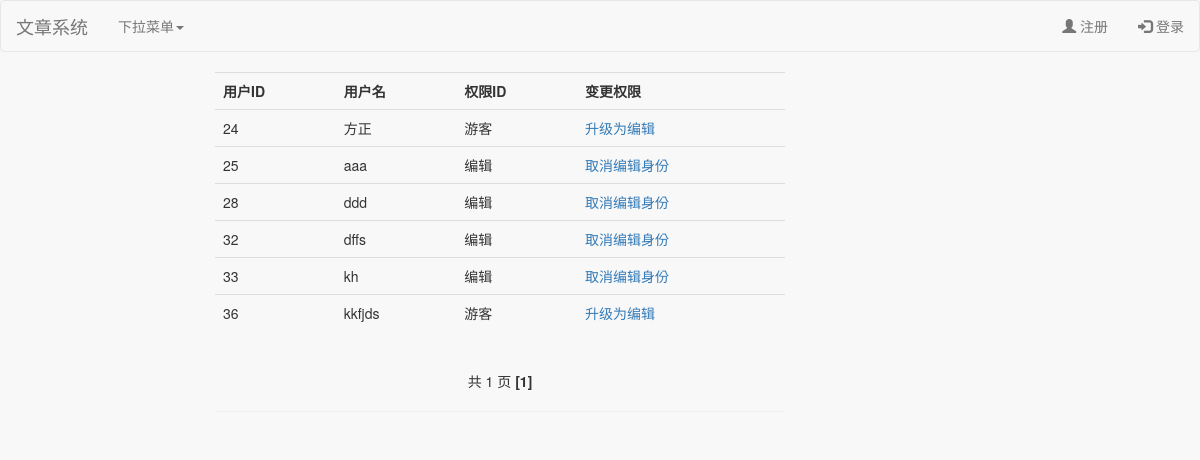
Screenshot of /add_editor.php with the database file from the repository.
### tables this page shows
CREATE TABLE `user` (
  `user_id` int(10) NOT NULL,
  `user_name` varchar(100) NOT NULL,
  `password` varchar(100) NOT NULL,
  `phone` varchar(100) DEFAULT NULL,
  `address` varchar(255) DEFAULT NULL,
  `role_type` int(1) DEFAULT '1'
);

CREATE TABLE `roles` (
  `id` int(10) UNSIGNED NOT NULL,
  `role_type` int(10) NOT NULL,
  `role_name` varchar(30) NOT NULL
);

### model/base_model.class.php (called while the page is built, shortened)
<?php
class Base_Model
{
    private $host_name = HOST;
    private $user_name = USER;
    private $password = PASS;
    private $db_name = DB_NAME;
    public $conn;
    function __construct()
    {
        $config = mysqli_connect($this->host_name, $this->user_name, $this->password);
        $this->conn = $config;
        $res = mysqli_select_db($config, $this->db_name);
    }
    function query($sql)
    {
        return mysqli_query($this->conn, $sql);
    }
    function fetch_all($sql)
    {
        $result = mysqli_query($this->conn, $sql);
        $data = array();
        if ($result && mysqli_num_rows($result) > 0) {
            while ($row = mysqli_fetch_assoc($result)) {
                $data[] = $row;
            }
        }
        return $data;
    }
}

### model/user_model.class.php (called while the page is built, shortened)
<?php
require_once 'base_model.class.php';
class User_Model extends Base_Model
{
    function get_general_user_info($type)
    {
        $sql = "SELECT * FROM user WHERE role_type<=$type";
        $user_info = $this->fetch_all($sql);
        return $user_info;
    }
    function get_limit_user_info($start, $end, $type)
    {
        $news_info = $this->fetch_all("select * from user where role_type<=$type limit $start,$end");
        return $news_info;
    }
    function get_role_name($role_type)
    {
        $role_type = mysqli_real_escape_string($this->conn, $role_type);
        $sql = "select role_name from roles where role_type=$role_type";
        $result = $this->query($sql);
        $role_name = mysqli_fetch_array($result);
        return $role_name['role_name'];
    }
}

### add_editor.php (the view, shortened to what this page needs)
<!DOCTYPE html>
<html>
<head>
    <link href="./lib/bootstrap_demo/vendor/bootstrap/css/bootstrap.min.css" rel="stylesheet">
    <link href="./lib/bootstrap_demo/vendor/metisMenu/metisMenu.min.css" rel="stylesheet">
    <link href="./lib/bootstrap_demo/dist/css/sb-admin-2.css" rel="stylesheet">
    <link href="./lib/bootstrap_demo/vendor/font-awesome/css/font-awesome.min.css" rel="stylesheet" type="text/css">
</head>
<body>
<nav class="navbar navbar-default" role="navigation">
    <div class="container-fluid">
        <div class="navbar-header">
            <a class="navbar-brand" href="index.php">文章系统</a>
        </div>
        <div>
            <ul class="nav navbar-nav navbar-left">
                <li class="dropdown">
                    <a href="#" class="dropdown-toggle" data-toggle="dropdown">下拉菜单<b class="caret"></b></a>
                </li>
            </ul>
            <ul class="nav navbar-nav navbar-right">
                <?php
                require './model/user_model.class.php';
                if (isset($_SESSION['user_name'])) {
                    echo "<li><p class='navbar-text navbar-right'>欢迎" . $_SESSION['role_name'] . $_SESSION['user_name'] . " 登录！" . "</p></li>";
                    echo '<li><a href="action.php?action=logout"><span class="glyphicon glyphicon-log-out"></span> 注销</a></li>';
                } else {
                    echo '<li><a href="register.php"><span class="glyphicon glyphicon-user"></span> 注册</a></li>';
                    echo '<li><a href="login.php"><span class="glyphicon glyphicon-log-in"></span> 登录</a></li>';
                }
                ?>
            </ul>
        </div>
    </div>
</nav>
<div class="container-fluid">
    <div class="row">
        <div class="col-md-2">
        </div>
        <div class="col-md-6 table-responsive">
            <?php
            $user_model = new User_Model();
            $user_general_list_info = $user_model->get_general_user_info(ROLE_TYPE_EDITOR);
            $page = isset($_GET['page']) ? intval($_GET['page']) : 1;
            $page_size = PAGE_SIZE;
            $page_num = ceil(count($user_general_list_info) / $page_size);
            $offset = ($page - 1) * $page_size;
            $user_all_list_info = $user_model->get_limit_user_info($offset, $page_size, ROLE_TYPE_EDITOR);
            ?>
            <table class="table table-hover">
                <tr>
                    <th>用户ID</th>
                    <th>用户名</th>
                    <th>权限ID</th>
                    <th>变更权限</th>
                </tr>
                <?php
                for ($i = 0; $i < count($user_all_list_info); $i++) {
                    $role_name = $user_model->get_role_name($user_all_list_info[$i]['role_type']);
                    echo "<tr>";
                    echo "<td>{$user_all_list_info[$i]['user_id']}</td>";
                    echo "<td>{$user_all_list_info[$i]['user_name']}</td>";
                    echo "<td>$role_name</td>";
                    echo "<td>";
                    if ($user_all_list_info[$i]['role_type'] == ROLE_TYPE_VISITOR) {
                        echo "<a href='javascript:change_editor({$user_all_list_info[$i]['user_id']})'>升级为编辑</a>";
                    } else if ($user_all_list_info[$i]['role_type'] == ROLE_TYPE_EDITOR) {
                        echo "<a href='javascript:change_editor({$user_all_list_info[$i]['user_id']})'>取消编辑身份</a>";
                    }
                    echo "</td>";
                    echo "</tr>";
                }
                ?>
            </table>
            <?php
            echo "<br/>";
            echo "<div align='center'>共 " . $page_num . " 页 ";
            for ($i = 1; $i <= $page_num; $i++) {
                $show = ($i != $page) ? "<a href='add_editor.php?page=" . $i . "'>[$i]</a>" : "<b>[$i]</b>";
                echo $show . "   ";
            }
            ?>
            <br/>
            <hr width="100%"/>
        </div>
    </div>
</div>
</body>
</html>

### rows the page displays
user: user_id "24", user_name "方正", role_type.role_name "游客"
user: user_id "25", user_name "aaa", role_type.role_name "编辑"
user: user_id "28", user_name "ddd", role_type.role_name "编辑"
user: user_id "32", user_name "dffs", role_type.role_name "编辑"
user: user_id "33", user_name "kh", role_type.role_name "编辑"
user: user_id "36", user_name "kkfjds", role_type.role_name "游客"

### other values shown
$page_num "1"
